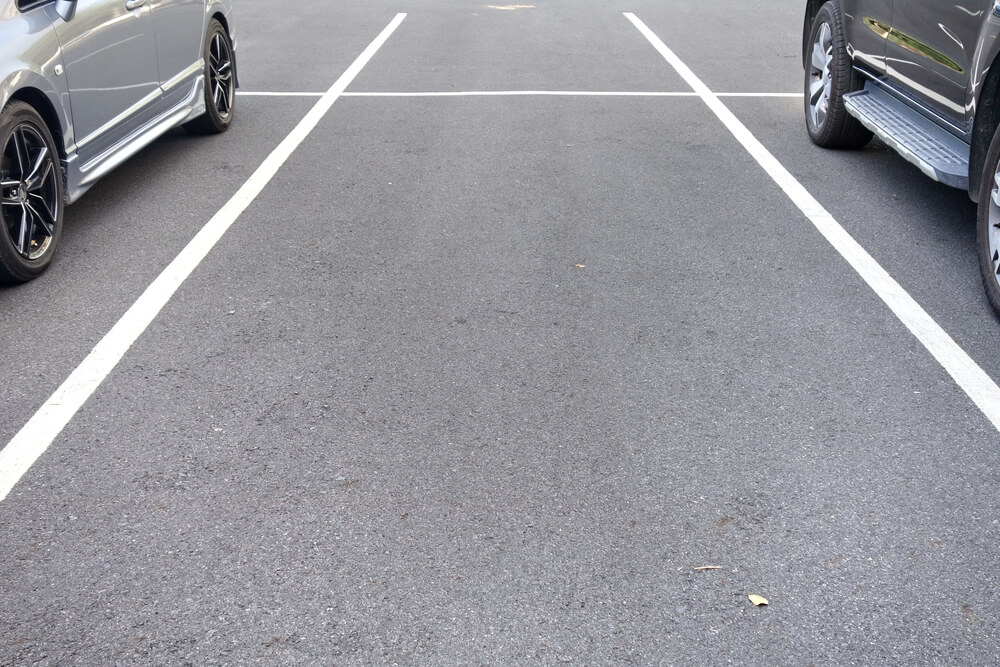
#> input picture data/test_data/end_point_detection/parking_spot.jpg, 1000 x 667 px
$ jupyter execute lines.ipynb
#> lines starting #> are read from the running program, lines starting #| are printed output that depends on the picture; after the words box and inside, x2 and y2 are one past the last pixel; in counts of white or black regions, pixels touching at a corner belong together; long printed decimals are rounded
[cell 1]
import numpy as np
import pandas as pd
import cv2 as cv
from copy import deepcopy
import matplotlib.pyplot as plt

[cell 2]
def detect_lines(left_img: cv.Mat, normalize=True):
    gray = np.uint8(left_img)
    height, width = gray.shape
    edges = cv.Canny(gray, 150, 255, apertureSize = 3)
    # lines = cv.HoughLines(edges, 1, np.pi / 180, 150, None, 0, 0)
    lines = cv.HoughLinesP(
        edges, rho=1, theta=np.pi / 180, threshold=50, lines=None, minLineLength=50, maxLineGap=10
        )
    lines = np.squeeze(lines).astype(np.float64)
    if normalize:
        lines /= np.array([[width, height, width, height]])
    return lines

def find_longest_lines(lines: np.ndarray, top=15):
    num_lines, num_points = lines.shape
    diff = lines[:, :2] - lines[:, 2:]
    lengths = np.sum(diff**2, axis=1)
    lengths = np.argsort(lengths)[::-1] # convert to descending
    return lines[lengths[:min(top, num_lines)]]

# [37 lines left out: functions lines_intersections, sort_vertical_horizontal_lines, not called in this run]

def join_similar_lines(lines: np.ndarray, min_dist=0.5):

    # [18 lines left out: function get_features, not called in this run]

    def get_distances(feats: np.ndarray):
        num_objs, num_feats = feats.shape
        distances = np.full((num_objs, num_objs), np.inf)
        for i in range(num_objs - 1):
            cur = feats[i][:, np.newaxis]
            other = feats[i+1:]
            #distances[i, i+1:] = np.nansum((other - cur.T)**2, axis=1)
            distances[i, i+1:] = np.nansum((other * cur.T), axis=1)
        #return np.sqrt(distances)
        return distances

    #feats = get_features(lines)
    dists = get_distances(lines)
    merged = set()
    to_merge = [[] for _ in range(dists.shape[0])]
    print(dists, dists <= min_dist)
    for i in range(dists.shape[0]):
        for j in range(i+1, dists.shape[0]):
            if j in merged:
                continue
            if dists[i, j] <= min_dist:
                merged.add(j)
                to_merge[i].append(j)

    def best(line: np.ndarray):
        x1, y1, x2, y2 = line
        d1 = x1**2 + y1**2
        d2 = x2**2 + y2**2
        _, xmin, ymin = min([[d1, x1, y1], [d2, x2, y2]], key=lambda x:x[0])
        _, xmax, ymax = max([[d1, x1, y1], [d2, x2, y2]], key=lambda x:x[0])
        return xmin, ymin, xmax, ymax

    def bestest(a: np.ndarray, b: np.ndarray):
        axmin, aymin, axmax, aymax = best(a)
        bxmin, bymin, bxmax, bymax = best(b)
        xmin, ymin, _, _ = best([axmin, aymin, bxmin, bymin])
        _, _, xmax, ymax = best([axmax, aymax, bxmax, bymax])
        return xmin, ymin, xmax, ymax

    def orientation(line: np.ndarray):
        x1, y1, x2, y2 = line
        angle = np.arctan2((y2 - y1), (x2 - x1))
        return abs(np.degrees(angle))

    final = []
    for i, merge_group in enumerate(to_merge):
        if len(merge_group) == 0:
            if i not in merged:
                final.append(lines[i]) # add unmerged lines
            continue
        ore = orientation(lines[i])
        group = np.vstack([lines[merge_group], lines[i]])
        mins = np.argmin(group, axis=0)
        maxs = np.argmin(group, axis=0)
        if ore > 45 and ore < 90 + 45: # line horizontal so maxmize difference in y values
            xmin, ymin, _, _ = bestest(group[mins[1]], group[mins[3]])
            _, _, xmax, ymax = bestest(group[maxs[1]], group[maxs[3]])
            final.append([xmin, ymin, xmax, ymax])
        else: # line horizontal so maxmize difference in x values
            xmin, ymin, _, _ = bestest(group[mins[0]], group[mins[2]])
            _, _, xmax, ymax = bestest(group[maxs[0]], group[maxs[2]])
            final.append([xmin, ymin, xmax, ymax])
    return np.array(final)

# [13 lines left out: functions detect_corners, draw_intersections, not called in this run]

[cell 3]
img = cv.imread("./data/test_data/end_point_detection/parking_spot.jpg")
#> img is the input picture: shape (667, 1000, 3); mean B, G, R 155.7, 149.4, 149.4
height, width, _ = img.shape
#> height = 667; width = 1000
gray = cv.cvtColor(img, cv.COLOR_BGR2GRAY)

hsv_image = cv.cvtColor(img, cv.COLOR_BGR2HSV)
#> hsv_image: shape (667, 1000, 3); mean H, S, V 118.1, 14.8, 155.9
low_hsv, high_hsv = (0, 0, 249), (36, 15, 255)
thresh = cv.inRange(hsv_image, low_hsv, high_hsv)
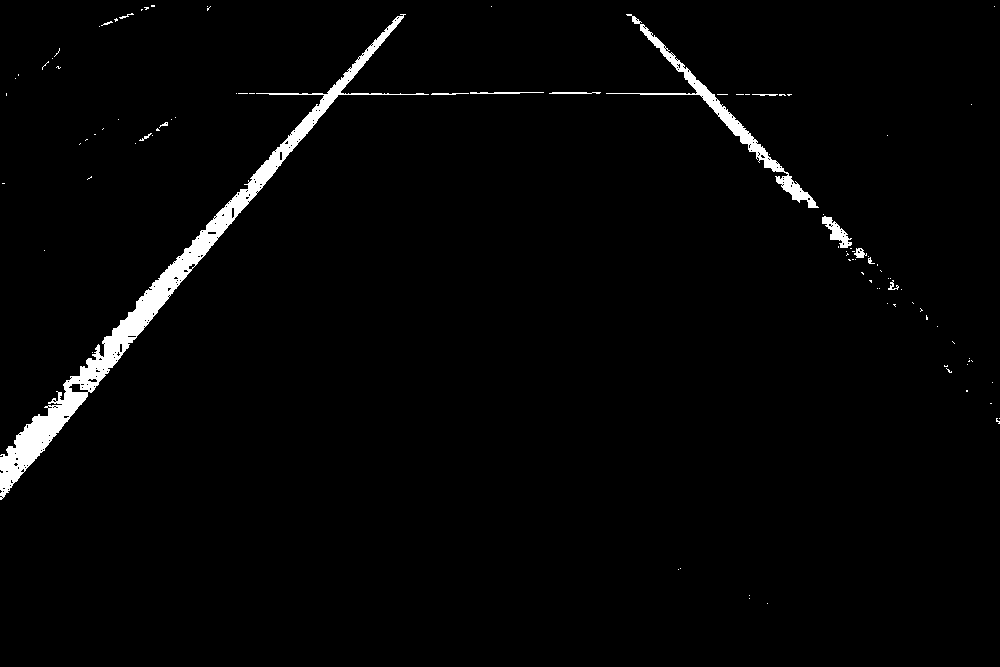
#> thresh: shape (667, 1000); 2.1% white; 97 white regions (83 under 20 px), largest, box (x1, y1, x2, y2) and area: (0, 14, 429, 500) 10578, (606, 14, 819, 208) 2527, (822, 216, 852, 248) 386

lines = detect_lines(thresh)
#> in detect_lines, `edges = cv.Canny(gray, 150, 255, apertureSize = 3)`:
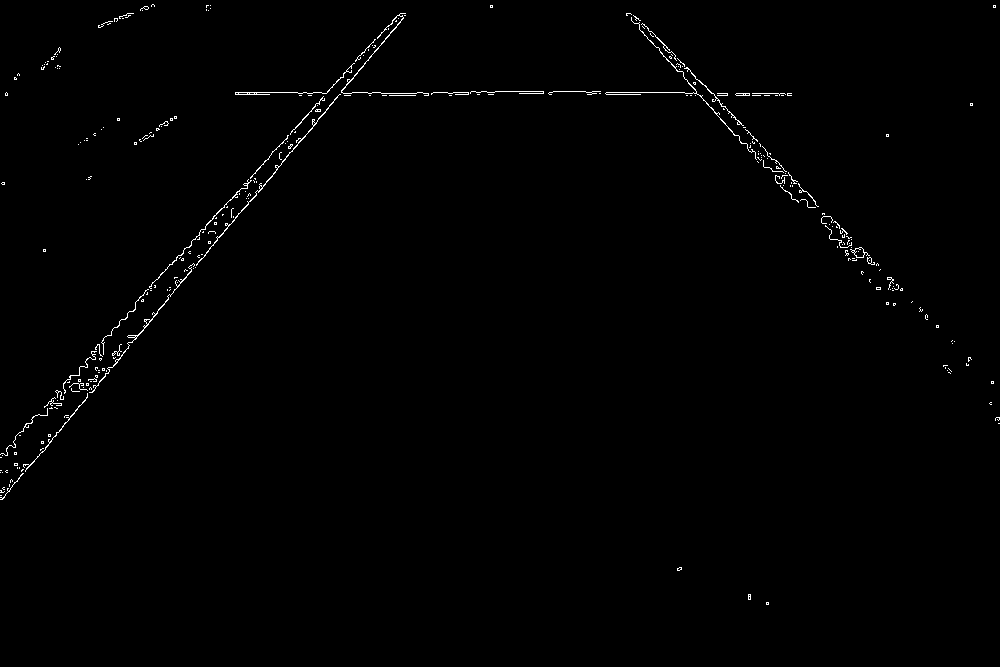
#> edges: shape (667, 1000); 0.68% white in thin lines or dots
#> in detect_lines, `lines = cv.HoughLinesP( edges, rho=1, theta=np.pi / 180, threshold=50,..`: lines = 24 rows, first 6: [68, 417, 403, 18], [417, 92, 494, 92], [56, 392, 135, 305], [638, 18, 815, 201], [342, 77, 398, 15], [3, 453, 154, 285]
#> in detect_lines, `lines /= np.array([[width, height, width, height]])`: lines = 24 rows, first 6: [0.068, 0.625, 0.403, 0.027], [0.417, 0.138, 0.494, 0.138], [0.056, 0.588, 0.135, 0.457], [0.638, 0.027, 0.815, 0.301], [0.342, 0.115, 0.398, 0.0225], [0.003, 0.679, 0.154, 0.427]
lines = find_longest_lines(lines, top=5)
#> in find_longest_lines, `diff = lines[:, :2] - lines[:, 2:]`: diff = 24 rows, first 8: [-0.335, 0.598], [-0.077, 0], [-0.079, 0.13], [-0.177, -0.274], [-0.056, 0.093], [-0.151, 0.252], [-0.222, 0.369], [-0.079, 0]
#> in find_longest_lines, `lengths = np.sum(diff**2, axis=1)`: lengths = 24 values, max 0.47 at index 0, min 0.00593 at index 1, mean 0.0603
#> in find_longest_lines, `lengths = np.argsort(lengths)[::-1]`: lengths = 24 values, max 23 at index 14, min 0 at index 0, mean 11.5
#> lines = [[0.068, 0.625, 0.403, 0.027], [0.172, 0.396, 0.394, 0.027], [0.638, 0.027, 0.815, 0.301], [0.626, 0.0195, 0.793, 0.298], [0.001, 0.685, 0.155, 0.429]]
lines = join_similar_lines(lines, min_dist=0.35)
#> the loop in get_distances, `for i in range(num_objs - 1):` made 4 passes
#> (cur, other) on pass 4: ([0.626, 0.0195, 0.793, 0.298], [[0.001, 0.685, 0.155, 0.429]])
#> after the loop in get_distances, `for i in range(num_objs - 1):`: distances = [[inf, 0.419, 0.397, 0.382, 0.502], [inf, inf, 0.45, 0.436, 0.344], [inf, inf, inf, 1.14, 0.275], [inf, inf, inf, inf, 0.265], [inf, inf, inf, inf, inf]]
#> in join_similar_lines, `dists = get_distances(lines)`: dists has the same summary as distances in get_distances
#| [[       inf 0.4187 0.3968 0.3824 0.5025]
#|  [       inf        inf 0.4497 0.4359 0.344]
#|  [       inf        inf        inf 1.136 0.2747]
#|  [       inf        inf        inf        inf 0.2648]
#|  [       inf        inf        inf        inf        inf]] [[False False False False False]
#|  [False False False False  True]
#|  [False False False False  True]
#|  [False False False False  True]
#|  [False False False False False]]
#> the loop in join_similar_lines, `for i, merge_group in enumerate(to_merge):` made 5 passes
#> (angle in orientation, ore, group, maxs) on pass 2: (-1.03, 58.96, [[0.001, 0.685, 0.155, 0.429], [0.172, 0.396, 0.394, 0.027]], [0, 1, 0, 1])
#> after the loop in join_similar_lines, `for i, merge_group in enumerate(to_merge):`: final = [[0.068, 0.625, 0.403, 0.027], [0.394, 0.027, 0.172, 0.396], [0.638, 0.027, 0.815, 0.301], [0.626, 0.0195, 0.793, 0.298]]
#> lines has the same summary as final in join_similar_lines
print(lines.shape)
#| (4, 4)
# [5 lines of commented-out code are left out]
for l in lines:
    cv.line(
        img, (round(l[0]*width), round(l[1]*height)), (round(l[2]*width), round(l[3]*height)), (0,0,255), 3, cv.LINE_AA
    )
#> this loop made 4 passes
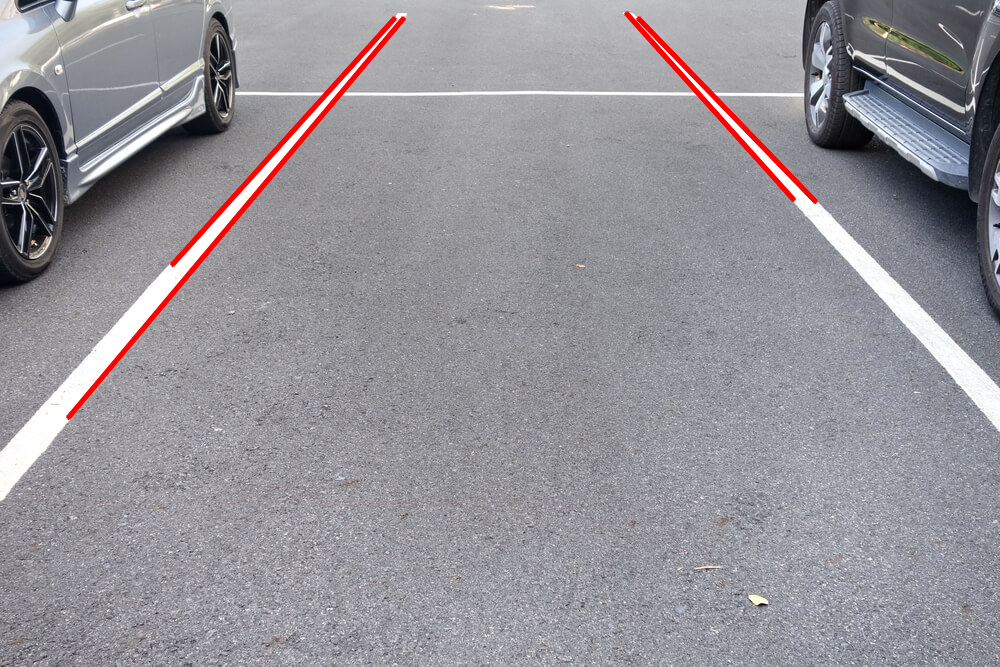
#> img: shape (667, 1000, 3); 1.29% of pixels changed, all inside (x1, y1, x2, y2) = (65, 10, 819, 421)
#img[corners == 1] = [0, 255, 0]
#img = draw_intersections(img, intersections)
plt.imshow(cv.cvtColor(img, cv.COLOR_BGR2RGB))
